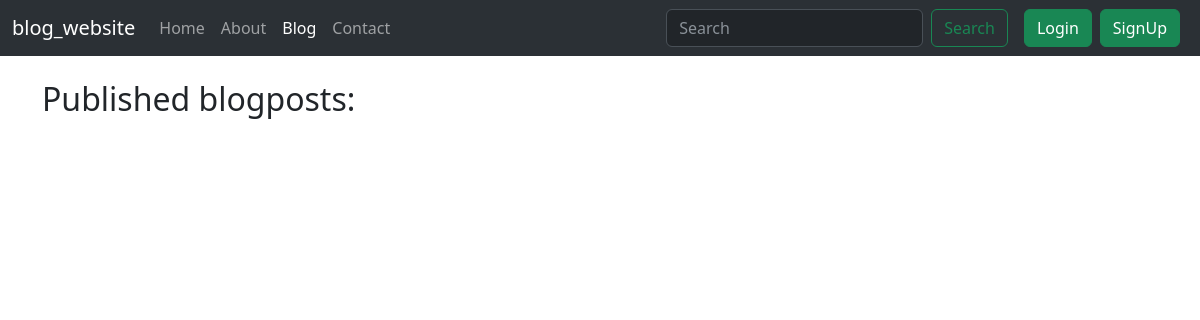
The page /blog/ on the database as committed earlier.
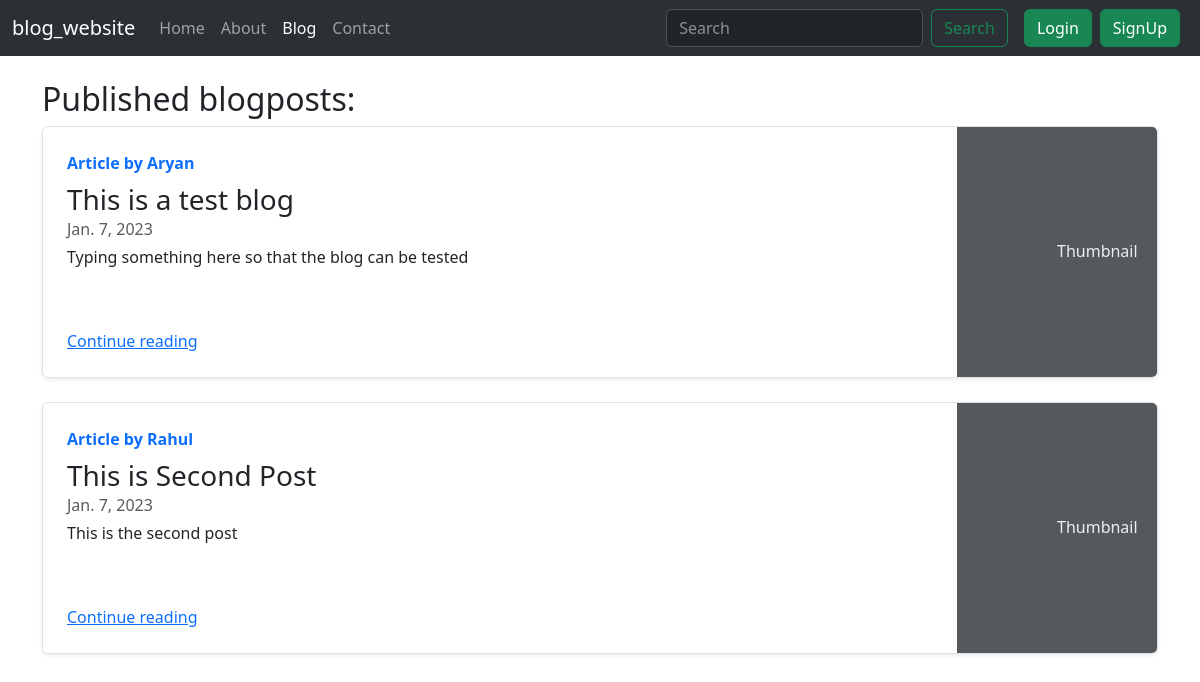
The same page on the database as committed later.
### blog/models.py (models this page shows)
class Post(models.Model):
    sno = models.AutoField(primary_key=True)
    title = models.CharField(max_length=255)
    author = models.CharField(max_length=13)
    content = models.TextField()
    slug = models.CharField(max_length=130)
    timestamp = models.DateTimeField(blank=True)
    def __str__(self):
        return self.title + ' by ' + self.author

### blog/views.py (the view)
# urls.py: path('', views.blogHome, name='blogHome'),
def blogHome(request):
    allPosts = Post.objects.all()
    print(allPosts)
    context = {'allPosts': allPosts}
    return render(request,'blog/blogHome.html',context)

### templates/blog/blogHome.html (shortened to what this page needs)
{% extends 'base.html' %}
{% block blogactive %} active {% endblock blogactive %}
{% block body %}
<div class="container my-4">
    <h2>Published blogposts:</h2>
    {% for post in allPosts %}
      <div class="row g-0 border rounded overflow-hidden flex-md-row mb-4 shadow-sm h-md-250 position-relative">
        <div class="col p-4 d-flex flex-column position-static">
          <strong class="d-inline-block mb-2 text-primary">Article by {{post.author}}</strong>
          <h3 class="mb-0">{{post.title}}</h3>
          <div class="mb-1 text-muted">{{post.timestamp.date}}</div>
          <p class="card-text mb-auto">{{post.content| truncatechars:500}}</p>
          <a href="../blog/{{ post.slug }}">Continue reading</a>
        </div>
        <div class="col-auto d-none d-lg-block">
          <svg class="bd-placeholder-img" width="200" height="250" xmlns="http://www.w3.org/2000/svg" role="img" aria-label="Placeholder: Thumbnail" preserveAspectRatio="xMidYMid slice" focusable="false"><title>Placeholder</title><rect width="100%" height="100%" fill="#55595c"></rect><text x="50%" y="50%" fill="#eceeef" dy=".3em">Thumbnail</text></svg>
        </div>
      </div>
    {% endfor %}
</div>
{% endblock body %}

Rows that differ between the two databases and show on the page:
added Post: author "Aryan", title "This is a test blog", timestamp "Jan. 7, 2023", content "Typing something here so that the blog can be tested"
added Post: author "Rahul", title "This is Second Post", timestamp "Jan. 7, 2023", content "This is the second post"
